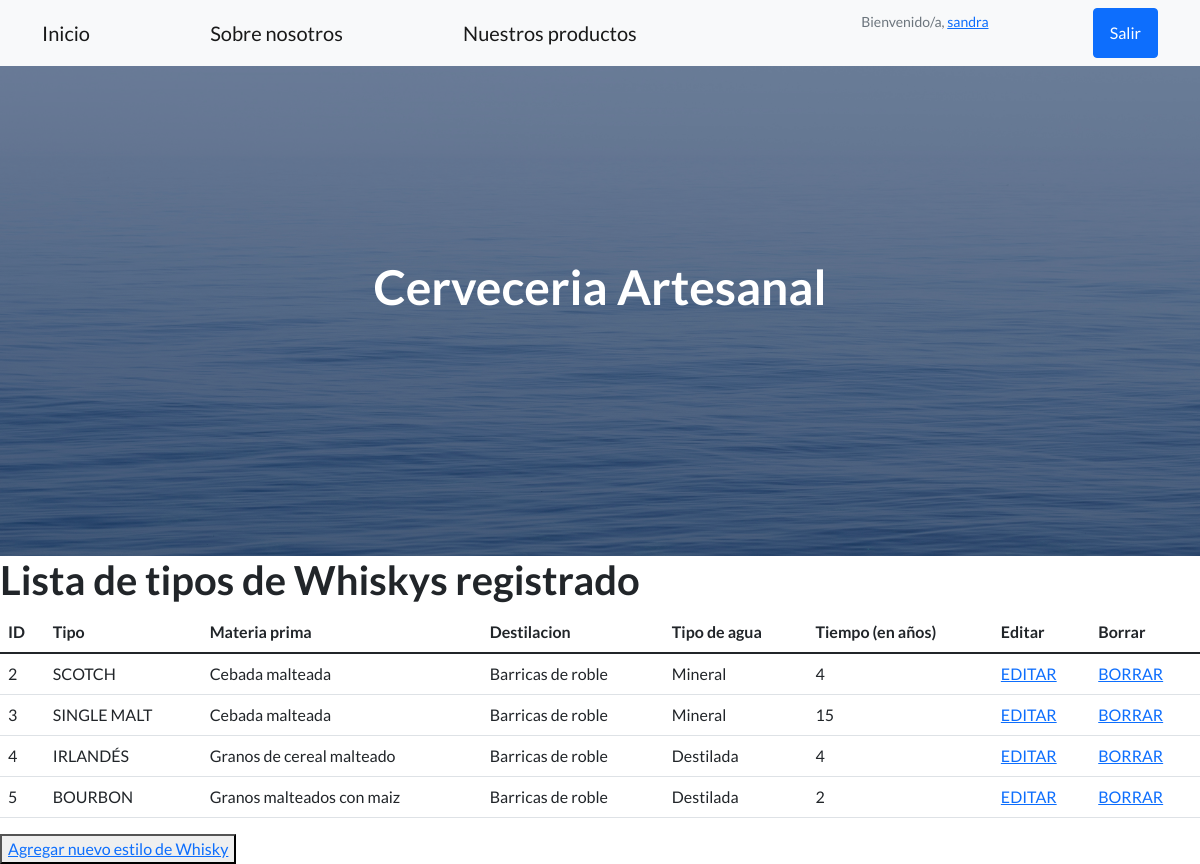
Page /productos/wky_lista (signed in) on the committed database.
### productos/models.py (models this page shows, shortened)
class Whisky(models.Model):
    tipo = models.CharField(max_length=40)
    materia_prima = models.CharField(max_length=40)
    destilacion = models.CharField(max_length=40)
    tipo_agua = models.CharField(max_length=40)
    tiempo = models.IntegerField()

### productos/views.py (the view)
# urls.py: path("wky_lista", views.lista_whiskys, name = "wky_lista"),
def lista_whiskys(request):
    whisky = Whisky.objects.all()
    info_whisky = {"info_whisky": whisky}
    return render(request , "lista_whisky.html" , info_whisky)

### productos/templates/lista_whisky.html
{% extends "padre.html" %}
{% load static %}
{% block contenido%}
    <h1> Lista de tipos de Whiskys registrado </h1>
    <table class="table">
        <thead>
            <tr>
                <th scope="col">ID</strong></th>
                <th scope="col">Tipo</strong></th>
                <th scope="col">Materia prima</strong></th>
                <th scope="col">Destilacion</strong></th>
                <th scope="col">Tipo de agua</strong></th>
                <th scope="col">Tiempo (en años)</strong></th>
                {% if request.user.is_authenticated %}
                <th scope="col">Editar</th>
                <th scope="col">Borrar</th>
                {% endif %}
            </tr>
        </thead>
        <tbody>
            {% for n in info_whisky %}
            <tr>
                <td scope="row">{{n.id}}</td>
                <td>{{n.tipo}}</td>
                <td>{{n.materia_prima}}</td>
                <td>{{n.destilacion}}</td>
                <td>{{n.tipo_agua}} </td>
                <td>{{n.tiempo}}</td>
                {% if request.user.is_authenticated %}
                <td><a href="{% url 'wky_edit_form' n.id %}">EDITAR</a></td>
                <td><a href="{% url 'wky_elim_form' n.id %}">BORRAR</a></td>
                {% endif %}
            </tr>
            {% endfor %}
        </tbody>
    </table>
    {% if request.user.is_authenticated %}
    <button>
        <a href="wky_alta_form"> Agregar nuevo estilo de Whisky</a>
    </button>
    {% endif %}
{% endblock%}

### productos/templates/padre.html (shortened to what this page needs)
<!DOCTYPE html>
<html lang="en">
    <head>
        {% load static %}
        <link href="https://cdn.jsdelivr.net/npm/bootstrap-icons@1.5.0/font/bootstrap-icons.css" rel="stylesheet" type="text/css" />
        <link href="{% static 'productos/css/styles.css' %}" rel="stylesheet" />
    </head>
    <body>
        <nav class="navbar navbar-light bg-light static-top">
            <div class="container">
                <a class="navbar-brand" href="{% url 'inicio' %}">Inicio</a>
                <a class="navbar-brand" href="{% url 'about' %}">Sobre nosotros</a>
                <a class="navbar-brand" href="{% url 'vista_prs' %}">Nuestros productos</a>
                {% if request.user.is_authenticated %}
                <p class="text-muted small mb-4">Bienvenido/a, <a href="{% url 'perfil' %}">{{user.username}}</a></p>
                <a class="btn btn-primary" href="{% url 'logout' %}">Salir</a>
                {% endif %}
            </div>
        </nav>
        <header class="masthead">
            <div class="container position-relative">
                <div class="row justify-content-center">
                    <div class="col-xl-6">
                        <div class="text-center text-white">
                            <h1 class="mb-5">Cerveceria Artesanal</h1>
                        </div>
                    </div>
                </div>
            </div>
        </header>
        {% block contenido %}
        {% endblock %}
    </body>
</html>

### rows in the picture
Whisky: id "2", tipo "SCOTCH", materia_prima "Cebada malteada", destilacion "Barricas de roble", tipo_agua "Mineral", tiempo "4"
Whisky: id "3", tipo "SINGLE MALT", materia_prima "Cebada malteada", destilacion "Barricas de roble", tipo_agua "Mineral", tiempo "15"
Whisky: id "4", tipo "IRLANDÉS", materia_prima "Granos de cereal malteado", destilacion "Barricas de roble", tipo_agua "Destilada", tiempo "4"
Whisky: id "5", tipo "BOURBON", materia_prima "Granos malteados con maiz", destilacion "Barricas de roble", tipo_agua "Destilada", tiempo "2"

### other values in the picture
{{ user.username }} "sandra"
